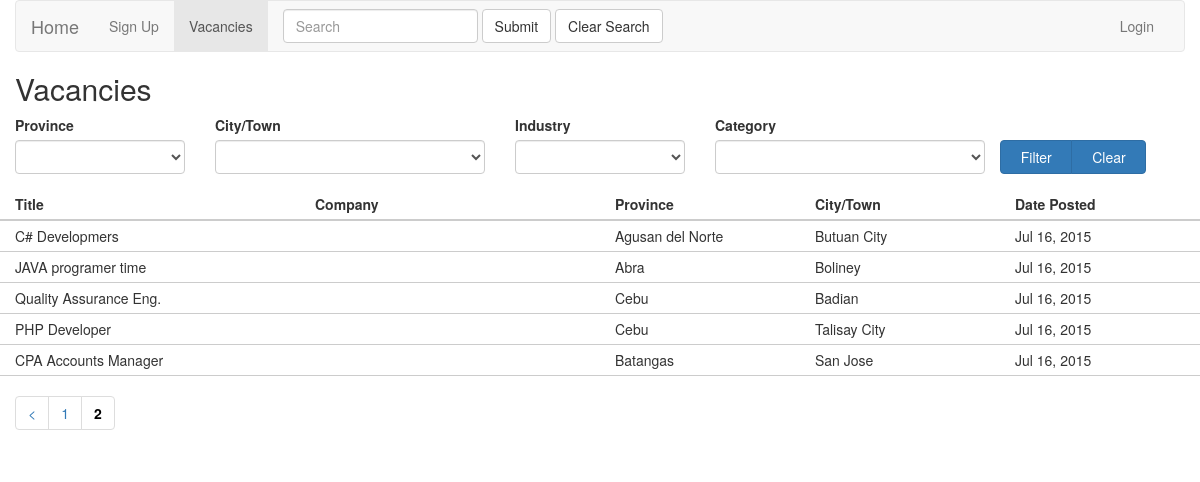
The app's page /vacancies/mylist/10 with its own data.
### tables this page shows
CREATE TABLE `vacancies` (
  `id` int(11) NOT NULL AUTO_INCREMENT,
  `users_id` int(11) NOT NULL,
  `vacancy_states_id` int(11) NOT NULL,
  `job_categories_id` int(11) NOT NULL,
  `cities_id` int(11) NOT NULL,
  `address` text,
  `company` varchar(100) DEFAULT NULL,
  `title` varchar(100) DEFAULT NULL,
  `description` text,
  `salary` varchar(45) DEFAULT NULL,
  `date_added` timestamp NULL DEFAULT CURRENT_TIMESTAMP,
  PRIMARY KEY (`id`),
  KEY `fk_vacancies_users1_idx` (`users_id`),
  KEY `fk_vacancies_job_categories1_idx` (`job_categories_id`),
  KEY `fk_vacancies_vacancy_states1_idx` (`vacancy_states_id`),
  KEY `fk_vacancies_cities1_idx` (`cities_id`),
  FULLTEXT KEY `title` (`title`),
  FULLTEXT KEY `description` (`description`),
  FULLTEXT KEY `company` (`company`)
);

CREATE TABLE `provinces` (
  `id` int(11) NOT NULL AUTO_INCREMENT,
  `name` varchar(100) DEFAULT NULL,
  PRIMARY KEY (`id`),
  FULLTEXT KEY `name` (`name`)
);

CREATE TABLE `cities` (
  `id` int(11) NOT NULL AUTO_INCREMENT,
  `name` varchar(45) DEFAULT NULL,
  `provinces_id` int(11) NOT NULL,
  PRIMARY KEY (`id`),
  KEY `fk_cities_provinces1_idx` (`provinces_id`),
  FULLTEXT KEY `name` (`name`)
);

### application/core/MY_Controller.php (called while the page is built, shortened)
<?php if ( ! defined('BASEPATH')) exit('No direct script access allowed');
class MY_Controller extends CI_Controller {
	private $_unit = 'desktop';
	public function render($body, $data){
        $this->load->view($this->_unit . '/' . $body);
        $this->load->view($this->_unit . '/common/footer');
    }
	private function switch_header($role,$data){
        $data['role'] = $role;
		switch ($role) {
			default:
				$this->load->view($this->_unit . '/common/header',$data);
				break;
		}
	}
}

### application/controllers/Vacancies.php (called while the page is built, shortened)
<?php
class Vacancies extends MY_Controller {
	private $_alert_message = '';
    private $_alert_type = '';
	private $_sort = 'date_added';
	private $order = 'DESC';
	private $keyword = '';
	public function mylist($offset = 0){
		$vacancies = '';
		try{
			$config = array();
            $this->keyword = $this->get_filters();
			$config['base_url'] = base_url('vacancies/mylist/');
			$config['total_rows'] = (int)$this->vacancies->read_by_public($this->keyword,5,0,true);
			$config['per_page'] = PUBLIC_LIST_LIMIT;
			$config = array_merge($this->miscellaneous->pagination_config(),$config);
			$this->pagination->initialize($config);
            $vacancies = $this->vacancies->read_by_public($this->keyword,PUBLIC_LIST_LIMIT,$offset,false,$this->_sort,$this->order);
		}catch(Exception $e){
			$this->_alert_message = $e->getMessage();
			$this->_alert_type = 'warning';
		}
		$data = array(
			'vacancies' => $vacancies,
			'alert_message' => $this->_alert_message,
			'alert_type' => $this->_alert_type,
			'pagination' => $this->pagination->create_links(),
		);
        $data['form_data'] = json_encode($this->keyword);
		$this->render('public/vacancy_list', $data);
	}
    private function get_filters(){
        return array(
            'provinces_id'      => $this->session->userdata('filter_provinces_id'),
            'cities_id'         => $this->session->userdata('filter_cities_id'),
            'job_industries_id' => $this->session->userdata('filter_job_industries_id'),
            'job_categories_id' => $this->session->userdata('filter_job_categories_id'),
            'keyword'           => $this->session->userdata('public_vacancy_keyword')
        );
    }
}

### index.php (called while the page is built, shortened)
<?php
require_once BASEPATH.'core/CodeIgniter.php';

### application/models/Vacancies_model.php (called while the page is built, shortened)
<?php  if ( ! defined('BASEPATH')) exit('No direct script access allowed');
class Vacancies_model extends CI_Model {
	public function read_by_public($keyword = '', $limit = 0, $offset = 0, $count = false, $sort = '', $order = ''){
		$limit_ = "LIMIT {$offset}, {$limit}";
		$order = "ORDER BY {$sort} {$order}";
        $where = array();
        if(is_array($keyword) === true && count($keyword) > 0){
            if(isset($keyword['keyword']) === true){
                $keyword = $keyword['keyword'];
            }else{
                $keyword = '';
            }
        }
        if(count($where) > 0){
            $where = "WHERE " . implode(" AND ", $where);
        }else{
            $where = '';
        }
		$select = "
				vacancies.*,
				job_industries.name industry,
				job_categories.name category,
				provinces.name provice,
				cities.name city,
				vacancy_states.name vacancy_state
		";
		if($count===true){
			$limit_ = "";
			$select = "COUNT(*) total";
			$order = '';
		}
		$sql = "
			SELECT
				{$select}
			FROM vacancies
			INNER JOIN cities ON cities.id = vacancies.cities_id
			INNER JOIN provinces ON provinces.id = cities.provinces_id
			INNER JOIN job_categories ON job_categories.id = vacancies.job_categories_id
			INNER JOIN job_industries ON job_industries.id = job_categories.job_industries_id
			INNER JOIN vacancy_states ON vacancy_states.id = vacancies.vacancy_states_id
			{$where}
			{$order}
			{$limit_}
		";
		$return = $this->common($sql);
		if($count === true){
			$row = $return->row();
			$return = $row->total;
		}else{
		}
		return $return;
	}
}

### application/views/desktop/public/vacancy_list.php (the view, shortened to what this page needs)
<h2>Vacancies</h2>
<form method="post" action="<?php echo base_url('vacancies/filter')?>">
    <div class="row" id="filter-form" style="display: none">
        <div class="form-group col-xs-2">
            <label class="control-label" for="inputSuccess1">Province</label>
            <select class="form-control" ng-model="province.province_id" ng-change="select_city()" name="provinces_id">
                <option ng-repeat="x in provinces" value="{{x.id}}">{{x.name}}</option>
            </select>
        </div>
        <div class="form-group col-xs-3">
            <label class="control-label" for="inputSuccess1">City/Town</label>
            <select class="form-control" ng-model="town" name="cities_id">
                <option ng-repeat="x in towns | filter : province : true" value="{{x.city_id}}">{{x.city}}</option>
            </select>
        </div>
        <div class="form-group col-xs-2">
            <label class="control-label" for="inputSuccess1">Industry</label>
            <select class="form-control" ng-model="industry.job_industry_id" ng-change="select_category()" name="job_industries_id">
                <option ng-repeat="x in industries" value="{{x.id}}">{{x.name}}</option>
            </select>
        </div>
        <div class="form-group col-xs-3">
            <label class="control-label" for="inputSuccess1">Category</label>
            <select class="form-control" ng-model="category" name="job_categories_id">
                <option ng-repeat="x in categories | filter : industry : true" value="{{x.job_category_id}}">{{x.job_category}}</option>
            </select>
        </div>
        <div class="btn-group" role="group" aria-label="..." style="margin-top: 25px">
            <button type="submit" class="btn btn-default btn-primary">&nbsp;&nbsp;Filter&nbsp;&nbsp;</button>
            <button type="submit" class="btn btn-default btn-primary" ng-click="toggle_clear()">&nbsp;&nbsp;Clear&nbsp;&nbsp;</button>
        </div>
    </div>
</form>
<div class="row my-grid">
  <div class="col-sm-3 header">Title</div>
  <div class="col-sm-3 header">Company</div>
  <div class="col-sm-2 header">Province</div>
  <div class="col-sm-2 header">City/Town</div>
  <div class="col-sm-2 header">Date Posted</div>
</div>
<?php if($vacancies->num_rows() > 0):?>
	<?php foreach($vacancies->result() as $index => $value):?>
		<div class="row my-grid grid-body" id="<?php echo $value->id?>">
		  <div class="col-sm-3"><?php echo $value->title ?>&nbsp;</div>
		  <div class="col-sm-3"><?php echo $value->company ?>&nbsp;</div>
		  <div class="col-sm-2"><?php echo $value->provice ?>&nbsp;</div>
            <div class="col-sm-2"><?php echo $value->city ?>&nbsp;</div>
		  <div class="col-sm-2"><?php echo date('M d, Y',strtotime($value->date_added)) ?></div>
		</div>
	<?php endforeach;?>
<?php endif;?>
<?php echo $pagination?>

### application/views/desktop/public/vacancy_list.php (style rules this page uses)
.my-grid div { border-bottom:#CCCCCC solid 1px; padding-top:5px; padding-bottom:5px; }
.my-grid div.header { font-weight:bold; border-bottom:#CCCCCC solid 2px; }

### records on screen
vacancies: title "C# Developmers", provinces.name "Agusan del Norte", cities.name "Butuan City", date_added "Jul 16, 2015"
vacancies: title "JAVA programer time", provinces.name "Abra", cities.name "Boliney", date_added "Jul 16, 2015"
vacancies: title "Quality Assurance Eng.", provinces.name "Cebu", cities.name "Badian", date_added "Jul 16, 2015"
vacancies: title "PHP Developer", provinces.name "Cebu", cities.name "Talisay City", date_added "Jul 16, 2015"
vacancies: title "CPA Accounts Manager", provinces.name "Batangas", cities.name "San Jose", date_added "Jul 16, 2015"

### other values on screen
$pagination "< 1 2"
